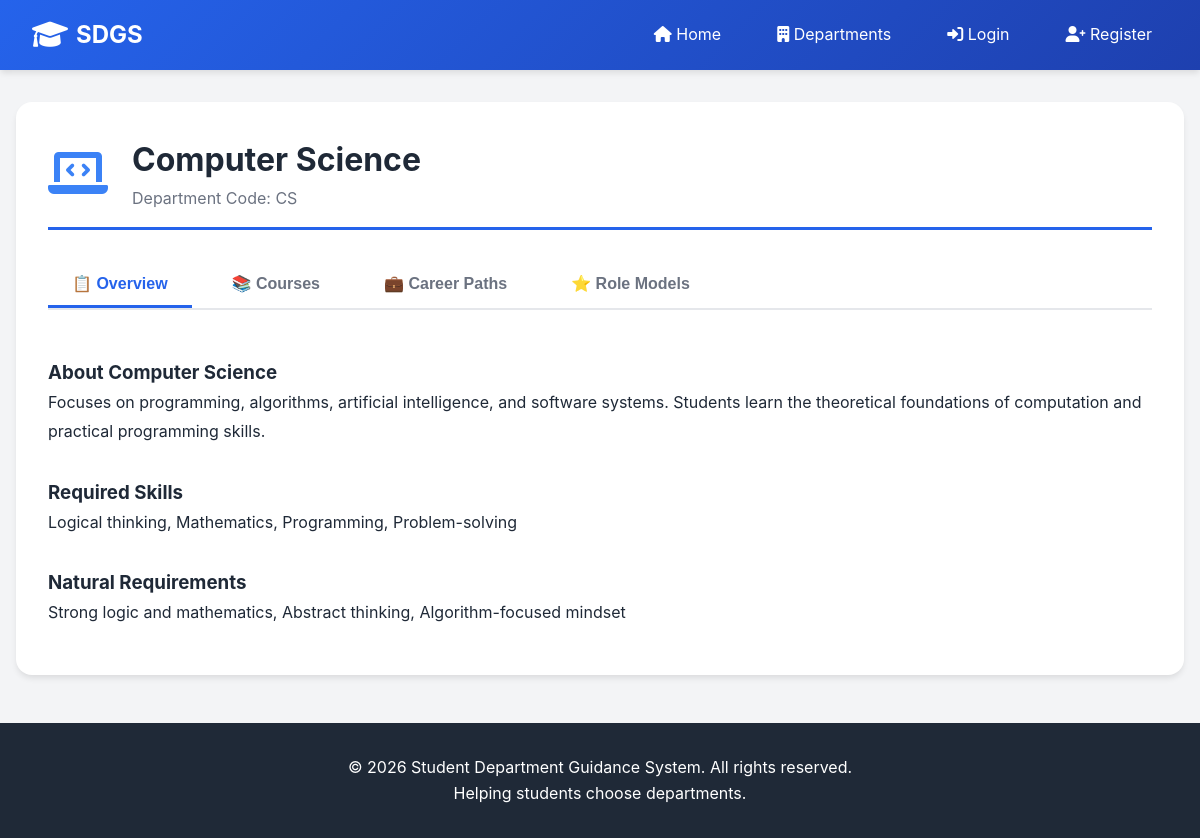
The page /departments.php?dept=CS on the database its author committed.
### tables this page shows
CREATE TABLE departments (
    dept_id INT PRIMARY KEY AUTO_INCREMENT,
    dept_code VARCHAR(10) UNIQUE NOT NULL,
    dept_name VARCHAR(100) NOT NULL,
    description TEXT,
    required_skills TEXT,
    natural_requirements TEXT,
    created_at TIMESTAMP DEFAULT CURRENT_TIMESTAMP
);

### departments.php (the view, shortened to what this page needs)
<?php
include 'includes/header.php';
$database = new Database();
$db = $database->getConnection();
if(isset($_GET['dept'])) {
    $dept_code = $_GET['dept'];
    $query = "SELECT * FROM departments WHERE dept_code = ?";
    $stmt = $db->prepare($query);
    $stmt->execute([$dept_code]);
    $department = $stmt->fetch(PDO::FETCH_ASSOC);
    if($department) {
        $icon = $dept_code == 'EE' ? 'microchip' : ($dept_code == 'CS' ? 'laptop-code' : ($dept_code == 'IS' ? 'chart-line' : 'cogs'));
        ?>
        <div class="department-detail">
            <div class="department-header">
                <i class="fas fa-<?php echo $icon; ?> fa-3x" style="color: <?php echo $department['color_code'] ?? '#3b82f6'; ?>;"></i>
                <div>
                    <h1><?php echo htmlspecialchars($department['dept_name']); ?></h1>
                    <p style="color: #6b7280;">Department Code: <?php echo htmlspecialchars($department['dept_code']); ?></p>
                </div>
            </div>
            <div class="tabs">
                <button class="tab-btn active" data-tab="overview">📋 Overview</button>
                <button class="tab-btn" data-tab="courses">📚 Courses</button>
                <button class="tab-btn" data-tab="careers">💼 Career Paths</button>
                <button class="tab-btn" data-tab="models">⭐ Role Models</button>
            </div>
            <div id="overview" class="tab-content active">
                <h3>About <?php echo htmlspecialchars($department['dept_name']); ?></h3>
                <p style="line-height: 1.8;"><?php echo nl2br(htmlspecialchars($department['description'])); ?></p>
                <h3 style="margin-top: 2rem;">Required Skills</h3>
                <p style="line-height: 1.8;"><?php echo nl2br(htmlspecialchars($department['required_skills'])); ?></p>
                <h3 style="margin-top: 2rem;">Natural Requirements</h3>
                <p style="line-height: 1.8;"><?php echo nl2br(htmlspecialchars($department['natural_requirements'])); ?></p>
            </div>
        </div>
        <?php
    } else {
        echo '<div class="alert alert-error">Department not found.</div>';
    }
}
?>
<?php include 'includes/footer.php'; ?>

### css/style.css (style rules this page uses)
* { margin: 0; padding: 0; box-sizing: border-box; }
:root { --primary-color: #2563eb; --secondary-color: #1e40af; --success-color: #10b981; --danger-color: #ef4444; --warning-color: #f59e0b; --light-bg: #f3f4f6; --dark-text: #1f2937; --light-text: #6b7280; --white: #ffffff; --border-color: #e5e7eb; --shadow: 0 4px 6px -1px rgba(0, 0, 0, 0.1); }
body { font-family: -apple-system, BlinkMacSystemFont, "Segoe UI", Roboto, Oxygen, Ubuntu, sans-serif; line-height: 1.6; color: var(--dark-text); background-color: var(--light-bg); }
.department-detail { background: var(--white); border-radius: 1rem; padding: 2rem; box-shadow: var(--shadow); margin: 2rem 0; }
.department-header { display: flex; align-items: center; gap: 1.5rem; margin-bottom: 2rem; padding-bottom: 1rem; border-bottom: 3px solid var(--primary-color); }
.tabs { display: flex; gap: 1rem; margin-bottom: 2rem; border-bottom: 2px solid var(--border-color); }
.tab-btn { padding: 0.75rem 1.5rem; border: none; background: none; cursor: pointer; font-size: 1rem; font-weight: 600; color: var(--light-text); transition: all 0.3s ease; border-bottom: 3px solid transparent; }
.tab-btn.active { color: var(--primary-color); border-bottom-color: var(--primary-color); }
.tab-content { display: none; padding: 1rem 0; }
.tab-content.active { display: block; }

### rows shown on the page
departments: dept_name "Computer Science", dept_code "CS", description "Focuses on programming, algorithms, artificial intelligence, and software systems. Students learn the theoretical foundations of computation and practical programming skills.", required_skills "Logical thinking, Mathematics, Programming, Problem-solving", natural_requirements "Strong logic and mathematics, Abstract thinking, Algorithm-focused mindset"
